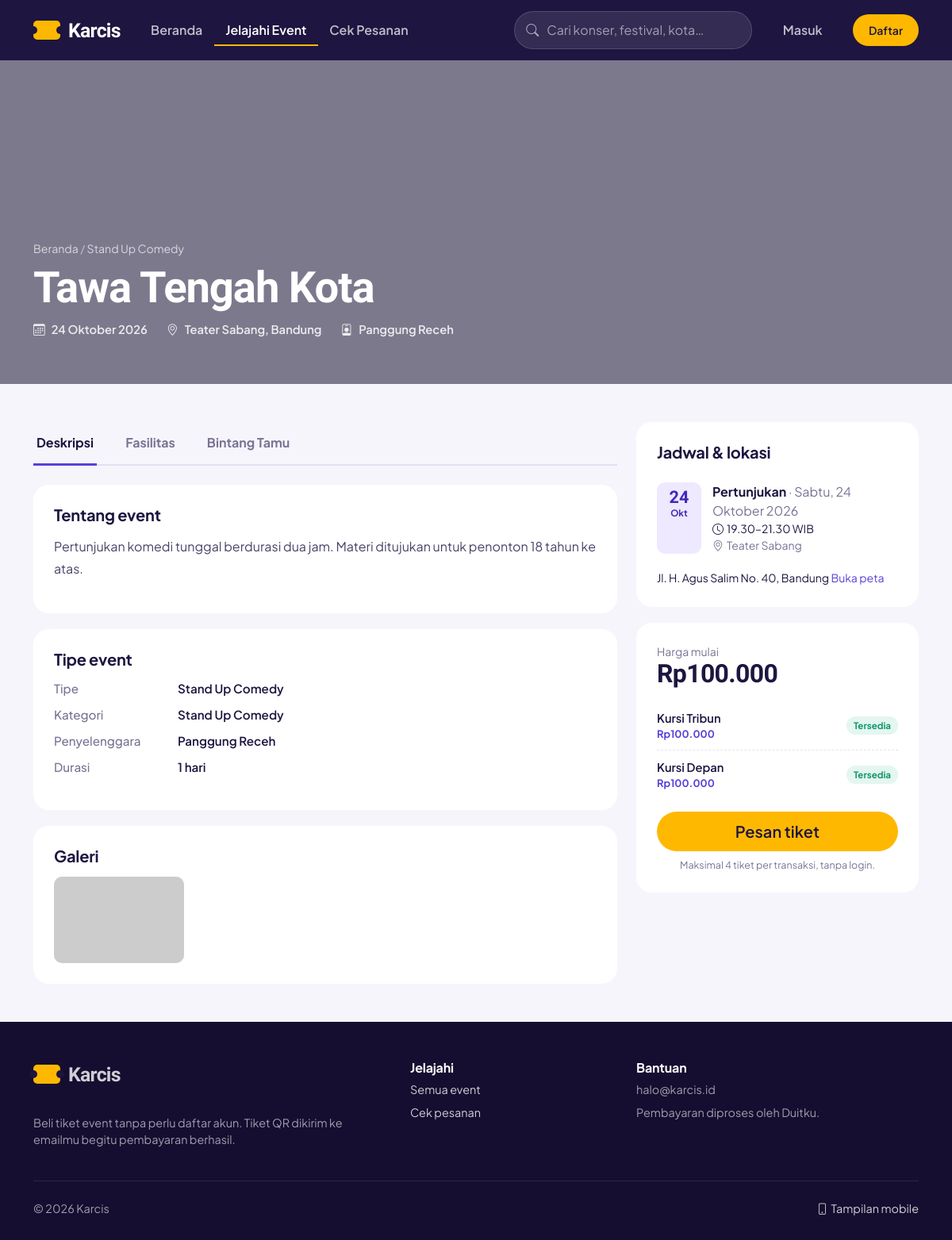
Screenshot of /event/detail/tawa-tengah-kota with the database file from the repository.
### tables this page shows
CREATE TABLE events (
  id INT UNSIGNED AUTO_INCREMENT PRIMARY KEY,
  category_id INT UNSIGNED NOT NULL,
  title VARCHAR(160) NOT NULL,
  slug VARCHAR(180) NOT NULL UNIQUE,
  event_type VARCHAR(60) NOT NULL COMMENT 'Konser, Festival, Workshop, dsb',
  organizer VARCHAR(120) NOT NULL,
  short_desc VARCHAR(255) NOT NULL,
  description TEXT NOT NULL,
  banner VARCHAR(255) NOT NULL,
  thumbnail VARCHAR(255) NOT NULL,
  venue VARCHAR(160) NOT NULL,
  address VARCHAR(255) NOT NULL,
  city VARCHAR(80) NOT NULL,
  maps_url VARCHAR(255) NULL,
  start_date DATE NOT NULL,
  is_featured TINYINT(1) NOT NULL DEFAULT 0,
  status ENUM('draft','published','ended') NOT NULL DEFAULT 'published',
  created_at DATETIME NOT NULL DEFAULT CURRENT_TIMESTAMP,
  CONSTRAINT fk_event_cat FOREIGN KEY (category_id) REFERENCES categories(id)
);

CREATE TABLE categories (
  id INT UNSIGNED AUTO_INCREMENT PRIMARY KEY,
  name VARCHAR(80) NOT NULL,
  slug VARCHAR(90) NOT NULL UNIQUE,
  icon VARCHAR(40) NOT NULL DEFAULT 'bi-ticket-perforated'
);

CREATE TABLE event_gallery (
  id INT UNSIGNED AUTO_INCREMENT PRIMARY KEY,
  event_id INT UNSIGNED NOT NULL,
  image VARCHAR(255) NOT NULL,
  caption VARCHAR(160) NULL,
  CONSTRAINT fk_gal_event FOREIGN KEY (event_id) REFERENCES events(id) ON DELETE CASCADE
);

CREATE TABLE event_schedules (
  id INT UNSIGNED AUTO_INCREMENT PRIMARY KEY,
  event_id INT UNSIGNED NOT NULL,
  label VARCHAR(60) NOT NULL,
  event_date DATE NOT NULL,
  start_time TIME NOT NULL,
  end_time TIME NOT NULL,
  venue VARCHAR(160) NOT NULL,
  CONSTRAINT fk_sched_event FOREIGN KEY (event_id) REFERENCES events(id) ON DELETE CASCADE
);

CREATE TABLE ticket_types (
  id INT UNSIGNED AUTO_INCREMENT PRIMARY KEY,
  event_id INT UNSIGNED NOT NULL,
  name VARCHAR(80) NOT NULL,
  description VARCHAR(255) NOT NULL,
  price INT UNSIGNED NOT NULL DEFAULT 100000,
  quota INT UNSIGNED NOT NULL,
  sold INT UNSIGNED NOT NULL DEFAULT 0,
  sort_order INT NOT NULL DEFAULT 0,
  CONSTRAINT fk_tt_event FOREIGN KEY (event_id) REFERENCES events(id) ON DELETE CASCADE
);

### application/core/MY_Controller.php (called while the page is built, shortened)
<?php
class MY_Controller extends Base_Controller
{
    public $view_mode = 'desktop';
    public $user = NULL;
    public function __construct()
    {
        $this->load->model('User_model');
        $uid = (int) $this->session->userdata('user_id');
        $this->user = $uid ? $this->User_model->find($uid) : NULL;
        $forced = $this->session->userdata('view_mode');
        $this->view_mode = in_array($forced, array('desktop', 'mobile'), TRUE)
            ? $forced
            : ($this->agent->is_mobile() ? 'mobile' : 'desktop');
    }
    protected function render($view, $data = array(), $layout = 'main')
    {
        $data['app_name']  = $this->config->item('app_name');
        $data['view_mode'] = $this->view_mode;
        $data['user']      = $this->user;
        $data['title']     = isset($data['title']) ? $data['title'] . ' | ' . $data['app_name'] : $data['app_name'];
        $data['content']   = $this->load->view($this->view_mode . '/' . $view, $data, TRUE);
        $this->load->view($this->view_mode . '/layouts/' . $layout, $data);
    }
}

### application/controllers/Event.php (called while the page is built, shortened)
<?php
class Event extends MY_Controller
{
    public function detail($slug = '')
    {
        $event = $this->Event_model->get_by_slug($slug);
        $this->render('event/detail', array(
            'title'        => $event->title,
            'event'        => $event,
            'schedules'    => $this->Event_model->schedules($event->id),
            'ticket_types' => $this->Event_model->ticket_types($event->id),
            'facilities'   => $this->Event_model->facilities($event->id),
            'guests'       => $this->Event_model->guests($event->id),
            'gallery'      => $this->Event_model->gallery($event->id),
            'active_nav'   => 'explore',
        ));
    }
}

### index.php (called while the page is built, shortened)
<?php
require_once BASEPATH.'core/CodeIgniter.php';

### application/models/Event_model.php (called while the page is built, shortened)
<?php
class Event_model extends CI_Model
{
    protected function base()
    {
        return $this->db->select('e.*, c.name AS category_name, c.slug AS category_slug,
                (SELECT MIN(price) FROM ticket_types tt WHERE tt.event_id = e.id) AS min_price,
                (SELECT MAX(event_date) FROM event_schedules s WHERE s.event_id = e.id) AS end_date,
                (SELECT COUNT(*) FROM event_schedules s2 WHERE s2.event_id = e.id) AS total_days', FALSE)
            ->from('events e')
            ->join('categories c', 'c.id = e.category_id')
            ->where('e.status', 'published');
    }
    public function get_by_slug($slug)
    {
        return $this->base()->where('e.slug', $slug)->get()->row();
    }
    public function schedules($event_id)
    {
        return $this->db->where('event_id', $event_id)->order_by('event_date, start_time')->get('event_schedules')->result();
    }
    public function ticket_types($event_id)
    {
        return $this->db->select('*, (quota - sold) AS available', FALSE)
            ->where('event_id', $event_id)->order_by('sort_order')->get('ticket_types')->result();
    }
    public function gallery($event_id)
    {
        return $this->db->where('event_id', $event_id)->get('event_gallery')->result();
    }
}

### application/models/Fmt_model.php (called while the page is built, shortened)
<?php
class Fmt_model extends CI_Model
{
    public function base($path = '')
    {
        return rtrim($this->config->base_url(), '/') . '/' . ltrim($path, '/');
    }
    public function url($uri = '')
    {
        return $this->config->site_url($uri);
    }
    public function rupiah($angka)
    {
        return 'Rp' . number_format((int) $angka, 0, ',', '.');
    }
    public function tgl($date, $with_day = TRUE)
    {
        $hari  = array('Minggu','Senin','Selasa','Rabu','Kamis','Jumat','Sabtu');
        $bulan = array(1=>'Januari','Februari','Maret','April','Mei','Juni','Juli','Agustus','September','Oktober','November','Desember');
        $ts  = strtotime($date);
        $str = date('j', $ts) . ' ' . $bulan[(int) date('n', $ts)] . ' ' . date('Y', $ts);
        return $with_day ? $hari[(int) date('w', $ts)] . ', ' . $str : $str;
    }
    public function tgl_pendek($date)
    {
        $bulan = array(1=>'Jan','Feb','Mar','Apr','Mei','Jun','Jul','Agu','Sep','Okt','Nov','Des');
        $ts = strtotime($date);
        return array('d' => date('d', $ts), 'm' => $bulan[(int) date('n', $ts)], 'y' => date('Y', $ts));
    }
    public function jam($time)
    {
        return date('H.i', strtotime($time));
    }
    public function img($path)
    {
        return preg_match('#^https?://#i', $path) ? $path : $this->base($path);
    }
    public function max_tickets()     { return (int) $this->config->item('max_tickets_per_order'); }
}

### application/views/desktop/event/detail.php (the view, shortened to what this page needs)
<section class="ev-hero">
  <img src="<?= html_escape($this->fmt->img($event->banner)) ?>" alt="">
  <div class="ev-hero-inner">
    <div class="container">
      <div class="breadcrumb-k"><a href="<?= $this->fmt->base() ?>">Beranda</a> / <a href="<?= $this->fmt->url('explore?kategori=' . $event->category_slug) ?>"><?= html_escape($event->category_name) ?></a></div>
      <h1><?= html_escape($event->title) ?></h1>
      <div class="hero-meta d-flex gap-4 fw-semibold">
        <span><i class="bi bi-calendar3 me-2"></i><?= $this->fmt->tgl($event->start_date, FALSE) ?><?= $event->end_date !== $event->start_date ? ' – ' . $this->fmt->tgl($event->end_date, FALSE) : '' ?></span>
        <span><i class="bi bi-geo-alt me-2"></i><?= html_escape($event->venue) ?>, <?= html_escape($event->city) ?></span>
        <span><i class="bi bi-person-badge me-2"></i><?= html_escape($event->organizer) ?></span>
      </div>
    </div>
  </div>
</section>
<div class="container py-5">
  <div class="row g-4">
    <div class="col-lg-8">
      <ul class="nav ev-tabs mb-4" role="tablist">
        <li class="nav-item" role="presentation"><button class="nav-link active" data-bs-toggle="tab" data-bs-target="#tab-desc" type="button" role="tab">Deskripsi</button></li>
        <li class="nav-item" role="presentation"><button class="nav-link" data-bs-toggle="tab" data-bs-target="#tab-fac" type="button" role="tab">Fasilitas</button></li>
        <li class="nav-item" role="presentation"><button class="nav-link" data-bs-toggle="tab" data-bs-target="#tab-guest" type="button" role="tab">Bintang Tamu</button></li>
      </ul>
      <div class="tab-content">
        <div class="tab-pane fade show active" id="tab-desc" role="tabpanel">
          <div class="panel">
            <h5>Tentang event</h5>
            <div class="prose"><?php foreach (preg_split("/\n\s*\n/", $event->description) as $p): ?><p><?= nl2br(html_escape($p)) ?></p><?php endforeach; ?></div>
          </div>
          <div class="panel">
            <h5>Tipe event</h5>
            <dl class="info-kv">
              <dt>Tipe</dt><dd><?= html_escape($event->event_type) ?></dd>
              <dt>Kategori</dt><dd><?= html_escape($event->category_name) ?></dd>
              <dt>Penyelenggara</dt><dd><?= html_escape($event->organizer) ?></dd>
              <dt>Durasi</dt><dd><?= (int) $event->total_days ?> hari</dd>
            </dl>
          </div>
          <?php if ($gallery): ?>
          <div class="panel">
            <h5>Galeri</h5>
            <div class="gallery-grid">
              <?php foreach ($gallery as $g): ?>
                <a href="<?= html_escape($this->fmt->img($g->image)) ?>" target="_blank" rel="noopener"><img src="<?= html_escape($this->fmt->img($g->image)) ?>" alt="<?= html_escape($g->caption) ?>" loading="lazy"></a>
              <?php endforeach; ?>
            </div>
          </div>
          <?php endif; ?>
        </div>
      </div>
    </div>
    <div class="col-lg-4">
      <div class="buy-box" id="jadwal">
        <div class="panel">
          <h5>Jadwal &amp; lokasi</h5>
          <?php foreach ($schedules as $s): $d = $this->fmt->tgl_pendek($s->event_date); ?>
          <div class="sched">
            <div class="sched-day"><div class="d"><?= $d['d'] ?></div><div class="m"><?= $d['m'] ?></div></div>
            <div>
              <div class="fw-bold"><?= html_escape($s->label) ?> <span class="fw-normal text-muted-k">· <?= $this->fmt->tgl($s->event_date) ?></span></div>
              <div class="small"><i class="bi bi-clock me-1"></i><?= $this->fmt->jam($s->start_time) ?>–<?= $this->fmt->jam($s->end_time) ?> WIB</div>
              <div class="small text-muted-k"><i class="bi bi-geo-alt me-1"></i><?= html_escape($s->venue) ?></div>
            </div>
          </div>
          <?php endforeach; ?>
          <div class="small mt-2"><?= html_escape($event->address) ?>, <?= html_escape($event->city) ?>
            <?php if ($event->maps_url): ?> <a href="<?= html_escape($event->maps_url) ?>" target="_blank" rel="noopener">Buka peta</a><?php endif; ?></div>
        </div>
        <div class="panel">
          <?php $any = FALSE; foreach ($ticket_types as $t) if ((int) $t->available > 0) $any = TRUE; ?>
          <div class="small text-muted-k">Harga mulai</div>
          <div class="display-type" style="font-size:2rem;line-height:1.1"><?= $this->fmt->rupiah($event->min_price) ?></div>
          <div class="mt-3"><?php $this->load->view('shared/ticket_preview'); ?></div>
          <?php if ($any): ?>
            <a href="<?= $this->fmt->url('event/tickets/' . $event->slug) ?>" class="btn btn-sun btn-lg w-100 mt-3">Pesan tiket</a>
            <p class="fee-note text-center mt-2 mb-0">Maksimal <?= $this->fmt->max_tickets() ?> tiket per transaksi, tanpa login.</p>
          <?php else: ?>
            <button class="btn btn-sun btn-lg w-100 mt-3" disabled>Tiket habis</button>
          <?php endif; ?>
        </div>
      </div>
    </div>
  </div>
</div>

### application/views/shared/ticket_preview.php (shortened to what this page needs)
<?php foreach ($ticket_types as $t): $avail = max(0, (int) $t->available); ?>
<div class="tt-preview">
  <div><div class="fw-semibold"><?= html_escape($t->name) ?></div><div class="tt-price small"><?= $this->fmt->rupiah($t->price) ?></div></div>
  <?php if ($avail <= 0): ?><span class="soldout-badge">Habis</span>
  <?php elseif ($avail <= 20): ?><span class="soldout-badge">Sisa <?= $avail ?></span>
  <?php else: ?><span class="avail-badge">Tersedia</span><?php endif; ?>
</div>
<?php endforeach; ?>

### assets/css/base.css (style rules this page uses)
:root { --ink: #1E1540; --ink-soft: #4A4368; --muted: #7A7394; --paper: #F7F5FC; --card: #FFFFFF; --line: #E4DFF2; --plum: #5B3FD9; --plum-deep: #4329B8; --plum-tint: #EEE9FF; --sun: #FFB800; --sun-deep: #E5A200; --mint: #12966F; --mint-tint: #E3F6EF; --danger: #C8323B; --r-lg: 20px; --r-md: 14px; --r-sm: 10px; --font-display: "Bricolage Grotesque", "Plus Jakarta Sans", system-ui, sans-serif; --font-body: "Plus Jakarta Sans", system-ui, -apple-system, "Segoe UI", sans-serif; --bs-body-font-family: var(--font-body); --bs-body-color: var(--ink); --bs-body-bg: var(--paper); --bs-primary: var(--plum); --bs-primary-rgb: 91, 63, 217; --bs-link-color: var(--plum); --bs-link-hover-color: var(--plum-deep); --bs-border-color: var(--line); }
body { font-family: var(--font-body); color: var(--ink); background: var(--paper); -webkit-font-smoothing: antialiased; }
h1, h2, h3, .display-type { font-family: var(--font-display); letter-spacing: -0.02em; font-weight: 700; }
h4, h5, h6 { font-weight: 700; letter-spacing: -0.01em; }
a { color: var(--plum); text-decoration: none; }
.text-muted-k { color: var(--muted) !important; }
.btn { font-weight: 600; border-radius: 999px; padding: .6rem 1.25rem; }
.btn-sun { background: var(--sun); color: var(--ink); border: 0; }
.tt-price { font-weight: 700; color: var(--plum); }
.fee-note { font-size: .78rem; color: var(--muted); }
.sched { display: flex; gap: 14px; padding: 12px 0; }
.sched-day { flex: 0 0 56px; text-align: center; background: var(--plum-tint); border-radius: var(--r-sm); padding: 8px 4px; color: var(--plum-deep); }
.sched-day .d { font-family: var(--font-display); font-size: 1.35rem; font-weight: 700; line-height: 1; }
.sched-day .m { font-size: .72rem; font-weight: 700; }
.gallery-grid { display: grid; grid-template-columns: repeat(auto-fill, minmax(160px, 1fr)); gap: 10px; }
.gallery-grid a { display: block; aspect-ratio: 3/2; border-radius: var(--r-sm); overflow: hidden; }
.gallery-grid img { width: 100%; height: 100%; object-fit: cover; }
.tt-preview { display: flex; justify-content: space-between; align-items: center; gap: 10px; padding: 10px 0; border-bottom: 1px dashed var(--line); font-size: .92rem; }
.tt-preview:last-of-type { border-bottom: 0; }
.avail-badge { font-size: .72rem; font-weight: 700; color: var(--mint); background: var(--mint-tint); padding: 3px 9px; border-radius: 999px; white-space: nowrap; }

### assets/css/desktop.css (style rules this page uses)
.hero-meta { display: flex; flex-wrap: wrap; gap: 18px; color: rgba(255,255,255,.85); font-weight: 600; font-size: .92rem; margin-bottom: 22px; }
.ev-hero { position: relative; height: 420px; background: var(--ink); overflow: hidden; }
.ev-hero img { width: 100%; height: 100%; object-fit: cover; opacity: .55; }
.ev-hero-inner { position: absolute; inset: auto 0 0 0; padding-bottom: 36px; color: #fff; }
.ev-hero h1 { font-size: 3.4rem; line-height: 1; max-width: 18ch; margin: 12px 0 14px; }
.ev-tabs { border-bottom: 2px solid var(--line); gap: 8px; }
.ev-tabs .nav-link { border: 0; color: var(--muted); font-weight: 700; padding: 14px 4px; margin-right: 24px; border-bottom: 3px solid transparent; margin-bottom: -2px; border-radius: 0; }
.ev-tabs .nav-link.active { color: var(--ink); border-bottom-color: var(--plum); background: transparent; }
.panel { background: #fff; border-radius: var(--r-lg); padding: 26px; }
.panel + .panel { margin-top: 20px; }
.panel h5 { margin-bottom: 14px; }
.buy-box { position: sticky; top: 20px; }
.prose p { line-height: 1.75; max-width: 70ch; color: var(--ink-soft); }
.info-kv { display: grid; grid-template-columns: 140px 1fr; gap: 10px 16px; font-size: .95rem; }
.info-kv dt { color: var(--muted); font-weight: 500; }
.info-kv dd { margin: 0; font-weight: 600; }
.breadcrumb-k a { color: rgba(255,255,255,.7); }
.breadcrumb-k { color: rgba(255,255,255,.5); font-size: .88rem; }
.ev-hero { height: clamp(280px, 34vw, 420px); }
.ev-hero h1 { font-size: clamp(1.8rem, 4.6vw, 3.4rem); }

### rows the page displays
events: category.name "Stand Up Comedy", title "Tawa Tengah Kota", start_date "24 Oktober 2026", venue "Teater Sabang", city "Bandung", organizer "Panggung Receh", description "Pertunjukan komedi tunggal berdurasi dua jam. Materi ditujukan untuk penonton 18 tahun ke atas.", event_type "Stand Up Comedy", address "Jl. H. Agus Salim No. 40"
event_schedules: event_date "24", event_date "Okt", label "Pertunjukan", event_date "Sabtu, 24 Oktober 2026", start_time "19.30", end_time "21.30", venue "Teater Sabang"
ticket_types: name "Kursi Tribun", price "Rp100.000"
ticket_types: name "Kursi Depan", price "Rp100.000"

### other values shown
$app_name "Karcis"
$event->total_days "1"
$this->fmt->rupiah($event->min_price) "Rp100.000"
$this->fmt->max_tickets() "4"
$this->config->item('support_email') "halo@karcis.id"
